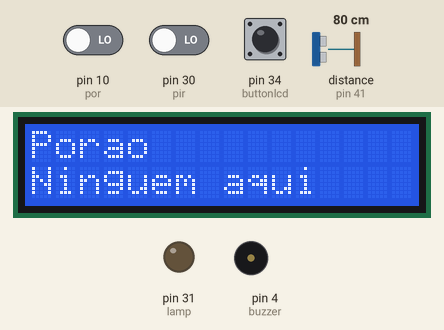
Simulated run of this sketch. Board: Arduino Mega 2560, built with avr-gcc and run on an emulated ATmega2560. On the bench: 16×2 character LCD, output pins drawn as LEDs (lit = HIGH), buzzer (waves = sounding). Wiring (inferred from the names in the program): ultrasonic range finder: trigger pin 40; echo pin 41. The inputs (shaded band) are chosen by the test bench; at power-on: pin 30 (pir) LOW, pin 34 (buttonlcd) LOW, distance to the obstacle (sensor on pin 41) 80 cm, pin 10 (por) LOW. The echo pulse lasts 58.3 µs per cm; pins used as bus, display or sensor lines are not drawn; what the sketch prints to the serial monitor is not drawn.

Above: at 1.6 s.
1.7 s: pin 30 (pir) driven HIGH
At 3.1 s:
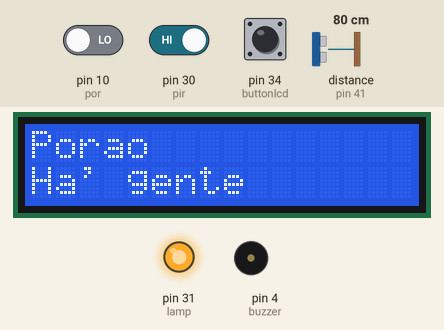
3.5 s: pin 34 (buttonlcd) pulled HIGH for 1 s
At 5.8 s:
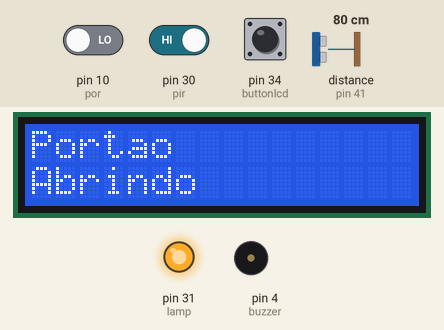
6.5 s: pin 34 (buttonlcd) pulled HIGH for 3.2 s
At 10.8 s:
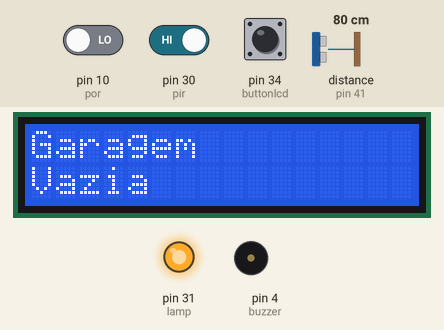
11.5 s: distance to the obstacle (sensor on pin 41) set to 17 cm
13.2 s: distance to the obstacle (sensor on pin 41) set to 13 cm
At 14.8 s:
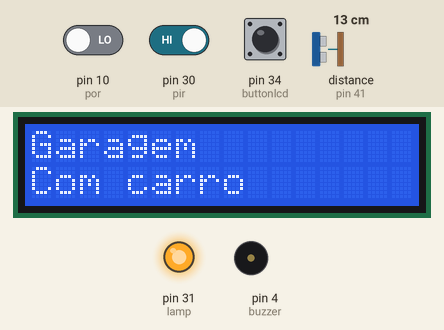
15.5 s: distance to the obstacle (sensor on pin 41) set to 2 cm
At 16.0 s:
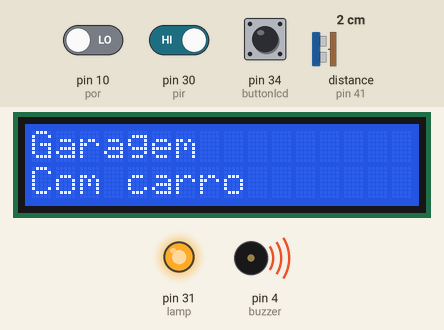
Timing chart, 0 to 18.5 s (numbered marks = the images above; inputs shaded):
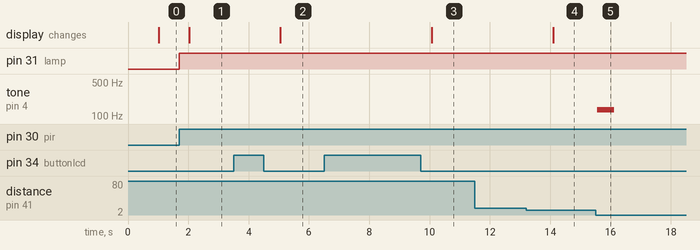

The sketch:

embarcados.ino
```cpp
#include <Wire.h>
#include <SPI.h>
//#include <MFRC522.h>
#include <LiquidCrystal.h>
//#include <Stepper.h>
#include <stdlib.h>
//#include "RTClib.h"
//#include <SoftwareSerial.h>
//SoftwareSerial bluetooth(2,3); //TX, RX (Bluetooth)

/*               MFRC522      Arduino       Arduino   Arduino    Arduino          Arduino
               Reader/PCD   Uno/101       Mega      Nano v3    Leonardo/Micro   Pro Micro
   Signal      Pin          Pin           Pin       Pin        Pin              Pin
   -----------------------------------------------------------------------------------------
   RST/Reset   RST          9             5         D9         RESET/ICSP-5     RST
   SPI SS      SDA(SS)      10            53        D10        10               10
   SPI MOSI    MOSI         11 / ICSP-4   51        D11        ICSP-4           16
   SPI MISO    MISO         12 / ICSP-1   50        D12        ICSP-1           14
   SPI SCK     SCK          13 / ICSP-3   52        D13        ICSP-3           15*/

//rtc
char diaSemana[7][12] = {"Domingo", "Segunda", "Terça", "Quarta", "Quinta", "Sexta", "Sábado"};

const int stepsPerRevolution = 32;  // change this to fit the number of steps per revolution
// for your motor
float motorSpeed=50000;

//PINS################################################################
//#define SS_PIN 53
//#define RST_PIN 5
//MFRC522 mfrc522(SS_PIN, RST_PIN);
//RTC_DS3231 rtc;

LiquidCrystal lcd(29,28,27,26,25,24);

// motor
int motorPin4=42;
int motorPin3=43;
int motorPin2=44;
int motorPin1=45;

//ultrassom
int trigPin = 40;    // Trigger
int echoPin = 41;    // Echo

//buzzer
int buzzer = 4 ;

//PIR
int pir=30;
int lamp=31;

//VARIAVEIS#########################################################
int k=0;

//ultrassom
float cm=0;
long time_us_d=0;
int timetraveled=0;
long stopb=0;
int stopbuzzer=0;
float lastd=0;
int lockerbuzzer=0;

//motor
long tmotor=millis();
int error=0;

//lcd
int buttonlcd=34;
int bdisplay=1;
int lastButtonState=0;
unsigned long lastDebounceTime=0;
unsigned int debounceDelay=150;
int buttonState=0;

//SETUP
void setup() {
  Serial.begin(9600);   // Inicia a serial
  Serial3.begin(9600);
  //bluetooth.begin(9600);
  //rtc
  //rtc.begin();

  //rfid
  //SPI.begin();      // Inicia  SPI bus
  //mfrc522.PCD_Init();   // Inicia MFRC522

  //ultrassom/buzzer
  pinMode(trigPin, OUTPUT);
  pinMode(echoPin, INPUT);
  pinMode(buzzer, OUTPUT);

  //PIR
  pinMode(lamp, OUTPUT);
  pinMode(pir, INPUT);

  //lcd
  lcd.begin(16, 2); // Define o número de colunas e linhas do display LCD usado.*/
}

//botao display LCD
void debounce() {
  //Serial.println(bdisplay);
  int reading = digitalRead(buttonlcd);
  if (reading != lastButtonState) {
    lastDebounceTime = millis();
  }
  if ((millis() - lastDebounceTime) > debounceDelay) {
    if (reading != buttonState) {
      buttonState = reading;
      if (buttonState == LOW) {
          bdisplay++;
        if(bdisplay==3){
          bdisplay=0;
        }
      }
    }
  }
  lastButtonState = reading;
}

//botao abertura do portao
int por=10;
int lastButtonStatet=0;
unsigned long lastDebounceTimet=0;
unsigned int debounceDelayt=150;
int buttonStatet=0;
void debouncet() {
  int readingt = digitalRead(por);
  if (readingt != lastButtonStatet) {
    lastDebounceTime = millis();
  }
  if ((millis() - lastDebounceTimet) > debounceDelayt) {
    if (readingt != buttonState) {
      buttonStatet = readingt;
      if (buttonStatet == LOW && k==0) {
          k=1;
          tmotor=millis();
      }
    }
  }
  lastButtonStatet = readingt;
}

/*byte readCard[4];
int getID() {
  // Getting ready for Reading PICCs
  mfrc522.PICC_ReadCardSerial();
  mfrc522.PICC_IsNewCardPresent();
  if ( ! mfrc522.PICC_ReadCardSerial()) {   //Since a PICC placed get Serial and continue
    Serial.println("asdsaf");
    return 0;
  }
  //if(! mfrc522.PICC_IsNewCardPresent()){
    //Serial.println("k");
    //return 0;
  //}
  // There are Mifare PICCs which have 4 byte or 7 byte UID care if you use 7 byte PICC
  // I think we should assume every PICC as they have 4 byte UID
  // Until we support 7 byte PICCs
  Serial.println("Scanned PICC's UID:");
  //mfrc522.PICC_HaltA(); // Stop reading
  return 1;
}*/

//int aux=0;
//String id="";
long lcdtime=0; //update lcd each 1 seacond
long m=0; //millis
byte i=0; //bluetooth byte
//long rfid=0;
long serial=0; //serial update each 1 second
//LOOP
int incomingByte;

void loop() {
  m=millis();
  debounce();

  debouncet();
  //look for some command from smartphone bluetooth
  if (Serial3.available() > 0) {
          incomingByte = Serial3.read();
       //open the gate
      if (incomingByte == 'o') {
          k=1; //value for opening gate
          Serial3.println("Comando de abertura");
          tmotor=millis();
      }
      //print house status on smartphone
      else if (incomingByte == 'k') {
          if(cm>15 || cm==0){
            Serial3.println("Garagem Vazia");
          }else{
            Serial3.println("Garagem Com carro");
          }
          if(digitalRead(pir)==1){
            Serial3.println("Ha' gente no porao");
          }else{
            Serial3.println("Ninguem no porao");
          }
          if(k==0){
            Serial3.println("Portao Fechado");
          }
          if(k==1){
            Serial3.println("Portao Abrindo");
          }
          if(k==2){
            Serial3.println("Portao Fechando");
          }
          if(k==3){
            Serial3.println("Portao Aberto");
          }
      }
  }

  if(k==1){
     digitalWrite(motorPin1, HIGH); //1
     digitalWrite(motorPin2, LOW);
     digitalWrite(motorPin3, LOW);
     digitalWrite(motorPin4, LOW);
     delayMicroseconds(motorSpeed);
     // 2
     digitalWrite(motorPin1, HIGH);
     digitalWrite(motorPin2, HIGH);
     digitalWrite(motorPin3, LOW);
     digitalWrite(motorPin4, LOW);
     delayMicroseconds (motorSpeed);
     // 3
     digitalWrite(motorPin1, LOW);
     digitalWrite(motorPin2, HIGH);
     digitalWrite(motorPin3, LOW);
     digitalWrite(motorPin4, LOW);
     delayMicroseconds(motorSpeed);
     // 4
     digitalWrite(motorPin1, LOW);
     digitalWrite(motorPin2, HIGH);
     digitalWrite(motorPin3, HIGH);
     digitalWrite(motorPin4, LOW);
     delayMicroseconds(motorSpeed);
     // 5
     digitalWrite(motorPin1, LOW);
     digitalWrite(motorPin2, LOW);
     digitalWrite(motorPin3, HIGH);
     digitalWrite(motorPin4, LOW);
     delayMicroseconds(motorSpeed);
     // 6
     digitalWrite(motorPin1, LOW);
     digitalWrite(motorPin2, LOW);
     digitalWrite(motorPin3, HIGH);
     digitalWrite(motorPin4, HIGH);
     delayMicroseconds (motorSpeed);
     // 7
     digitalWrite(motorPin1, LOW);
     digitalWrite(motorPin2, LOW);
     digitalWrite(motorPin3, LOW);
     digitalWrite(motorPin4, HIGH);
     delayMicroseconds(motorSpeed);
     // 8
     digitalWrite(motorPin1, HIGH);
     digitalWrite(motorPin2, LOW);
     digitalWrite(motorPin3, LOW);
     digitalWrite(motorPin4, HIGH);
     delayMicroseconds(motorSpeed);
  }

  else if(k==2){
     digitalWrite(motorPin4, HIGH);//1
     digitalWrite(motorPin3, LOW);
     digitalWrite(motorPin2, LOW);
     digitalWrite(motorPin1, LOW);
     delayMicroseconds(motorSpeed);
     // 2
     digitalWrite(motorPin4, HIGH);
     digitalWrite(motorPin3, HIGH);
     digitalWrite(motorPin2, LOW);
     digitalWrite(motorPin1, LOW);
     delayMicroseconds (motorSpeed);
     // 3
     digitalWrite(motorPin4, LOW);
     digitalWrite(motorPin3, HIGH);
     digitalWrite(motorPin2, LOW);
     digitalWrite(motorPin1, LOW);
     delayMicroseconds(motorSpeed);
     // 4
     digitalWrite(motorPin4, LOW);
     digitalWrite(motorPin3, HIGH);
     digitalWrite(motorPin2, HIGH);
     digitalWrite(motorPin1, LOW);
     delayMicroseconds(motorSpeed);
     // 5
     digitalWrite(motorPin4, LOW);
     digitalWrite(motorPin3, LOW);
     digitalWrite(motorPin2, HIGH);
     digitalWrite(motorPin1, LOW);
     delayMicroseconds(motorSpeed);
     // 6
     digitalWrite(motorPin4, LOW);
     digitalWrite(motorPin3, LOW);
     digitalWrite(motorPin2, HIGH);
     digitalWrite(motorPin1, HIGH);
     delayMicroseconds (motorSpeed);
     // 7
     digitalWrite(motorPin4, LOW);
     digitalWrite(motorPin3, LOW);
     digitalWrite(motorPin2, LOW);
     digitalWrite(motorPin1, HIGH);
     delayMicroseconds(motorSpeed);
     // 8
     digitalWrite(motorPin4, HIGH);
     digitalWrite(motorPin3, LOW);
     digitalWrite(motorPin2, LOW);
     digitalWrite(motorPin1, HIGH);
     delayMicroseconds(motorSpeed);
  }

  if(k==1 && m-tmotor>10000){
    k=3;
  }
  else if(k==3 && m-tmotor>15000 && m-tmotor<25010){
    k=2;
  }
  else if(k==2 && m-tmotor>25000 && m-tmotor<35010){
    k=0;
  }

  /*if(k==5 && tmotor%1001==1000 && error<=4){
    aux=!aux;
    digitalWrite(lamp, aux);
    error++;
  }
  if(error==4){
    error=0;
    k=0;
  }*/

  //pir
  if(digitalRead(pir)==1){
    //Serial.println("SIMONE IS HERE");
    digitalWrite(lamp, HIGH);
  }
  else{
    digitalWrite(lamp, LOW);
  }


   //ultrassom/buzzer
  digitalWrite(trigPin, LOW);
  delayMicroseconds(2);
  // Sets the trigPin on HIGH state for 10 micro seconds
  digitalWrite(trigPin, HIGH);
  delayMicroseconds(10);
  digitalWrite(trigPin, LOW);
  timetraveled = pulseIn(echoPin, HIGH, 20000);
  cm = (timetraveled/2)*0.0343;

  if(stopbuzzer==0){
    if(cm<6 && cm>5 && m-time_us_d>500){
        time_us_d=m;
        digitalWrite (buzzer, HIGH) ;
        delayMicroseconds(200) ;
        digitalWrite (buzzer, LOW) ;
        delayMicroseconds(200) ;
     }
    else if(cm<5 && cm>4 && m-time_us_d>250){
        time_us_d=m;
        digitalWrite (buzzer, HIGH) ;
        delayMicroseconds(200) ;
        digitalWrite (buzzer, LOW) ;
        delayMicroseconds(200) ;
     }
    else if(cm<4 && cm>3 && m-time_us_d>100){
        time_us_d=m;
        digitalWrite (buzzer, HIGH) ;
        delayMicroseconds(200) ;
        digitalWrite (buzzer, LOW) ;
        delayMicroseconds(200) ;
     }
    if(cm<3 && cm>1){
        digitalWrite (buzzer, HIGH) ;
        delayMicroseconds(200) ;
        digitalWrite (buzzer, LOW) ;
        delayMicroseconds(200) ;
     }

  }
  if(m-stopb>1000){
    stopb=m;
    lastd=cm;
    lockerbuzzer++;
  }
  if(cm<lastd+0.4 && cm>lastd-0.4 && lockerbuzzer>=4){
    stopbuzzer=1;
    lockerbuzzer=0;
  }
  if(cm<lastd-0.4){
    stopbuzzer=0;
  }


  //lcd
  if(m-lcdtime>1000){
     lcdtime=m;
     lcd.clear();
     if(bdisplay==0){
        lcd.setCursor(0,0);
        lcd.print("Garagem");
        lcd.setCursor(0,1);
        if(cm>15 || cm==0){
          lcd.print("Vazia");
        }else{
          lcd.print("Com carro");
        }
     }
     if(bdisplay==1){
        lcd.setCursor(0,0);
        lcd.print("Porao");
        lcd.setCursor(0,1);
        if(digitalRead(pir)==1){
          lcd.print("Ha' gente");
        }else{
          lcd.print("Ninguem aqui");
        }
     }
     if(bdisplay==2){
        lcd.setCursor(0,0);
        lcd.print("Portao");
        lcd.setCursor(0,1);
        if(k==0){
          lcd.print("Fechado");
        }
        if(k==1){
          lcd.print("Abrindo");
        }
        if(k==2){
          lcd.print("Fechando");
        }
        if(k==3){
          lcd.print("Aberto");
        }
     }
  }

  if(m-serial>1000){
    Serial.println(cm);
    Serial.print("cm");
    Serial.println(k);
    serial=m;
  }//Serial.println(k);
    Serial.println(cm);
    Serial.print("cm");

    /*if (m-rfid>10000){
    rfid=m;
      Serial.println("ID:");
      if(getID()==1){
      for (i = 0; i < mfrc522.uid.size; i++)
      {
         //Serial.print(mfrc522.uid.uidByte[i]);
         //Serial.print(" ");
         id.concat(String(mfrc522.uid.uidByte[i],HEX));
         mfrc522.uid.uidByte[i]='\0';
       }
      }
       Serial.print(id);
       //delay(2000);
    }
    //Serial.print(id);
    if (id == "96f0a4ac"){
        //Serial.print("ENTREI");
        tmotor=m;
        k=1;
        id="";
    }
    else if (id != "0000" || id != ""){
        tmotor=m;
        k=5;
    }else{Serial.print("TAG ERRADA");}*/

    /*DateTime now = rtc.now(); //CHAMADA DE FUNÇÃO
    Serial.print("Data: "); //IMPRIME O TEXTO NO MONITOR SERIAL
    Serial.print(now.day(), DEC); //IMPRIME NO MONITOR SERIAL O DIA
    Serial.print('/'); //IMPRIME O CARACTERE NO MONITOR SERIAL
    Serial.print(now.month(), DEC); //IMPRIME NO MONITOR SERIAL O MÊS
    Serial.print('/'); //IMPRIME O CARACTERE NO MONITOR SERIAL
    Serial.print(now.year(), DEC); //IMPRIME NO MONITOR SERIAL O ANO
    Serial.print(" / Dia: "); //IMPRIME O TEXTO NA SERIAL
    Serial.print(diaSemana[now.dayOfTheWeek()]); //IMPRIME NO MONITOR SERIAL O DIA
    Serial.print(" / Horas: "); //IMPRIME O TEXTO NA SERIAL
    Serial.print(now.hour(), DEC); //IMPRIME NO MONITOR SERIAL A HORA
    Serial.print(':'); //IMPRIME O CARACTERE NO MONITOR SERIAL
    Serial.print(now.minute(), DEC); //IMPRIME NO MONITOR SERIAL OS MINUTOS
    Serial.print(':'); //IMPRIME O CARACTERE NO MONITOR SERIAL
    Serial.print(now.second(), DEC); //IMPRIME NO MONITOR SERIAL OS SEGUNDOS
    Serial.println(); //QUEBRA DE LINHA NA SERIAL
    delay(1000); //INTERVALO DE 1 SEGUNDO*/

}//loop end
```

Measured:
- the behaviour switches between 16 and 15 cm on distance to the obstacle (sensor on pin 41) (found by bisection; images 3 and 4)
- after the input at 1.7 s, pin 31 (lamp): LOW → HIGH at once; the display: changes after 0.33 s (image 1)
- after the input at 3.5 s, the display: changes after 1.5 s (image 2)
- after the input at 6.5 s, the display: changes after 3.6 s (image 3)
- after the input at 11.5 s, every drawn part: stays the same
- after the input at 13.2 s, the display: changes after 0.90 s (image 4)
- after the input at 15.5 s, tone on pin 4 (buzzer): silent → 134 Hz after 0.06 s, → silent 0.56 s later
